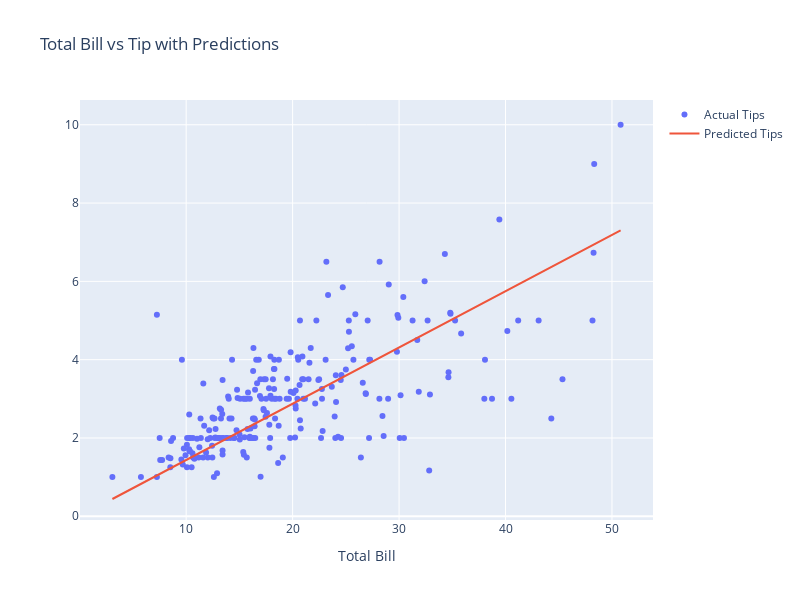

Notebook code for this chart:
### Code cell
fig = go.Figure()
fig.add_trace(go.Scatter(x=data['total_bill'], y=data['tip'],
                    mode='markers',
                    name='Actual Tips'))
fig.add_trace(go.Scatter(x=data['total_bill'], y=data['predictions'],
                    mode='lines', name='Predicted Tips'))
fig.update_layout(title='Total Bill vs Tip with Predictions',
                   xaxis_title='Total Bill')
fig.update_layout(width=800, height=600)
fig.show()

### Figure 1 — Plotly figure (JSON) as saved in the notebook; plotly's stock layout.template omitted (floating-point values rounded to 4 significant figures; data arrays with more than 128 entries replaced by an {"elided": "..."} marker saying what was removed)
{"data": [{"mode": "markers", "name": "Actual Tips", "type": "scatter", "x": {"elided": "244 float values"}, "y": {"elided": "244 float values"}}, {"mode": "lines", "name": "Predicted Tips", "type": "scatter", "x": {"elided": "244 float values"}, "y": {"elided": "244 float values"}}], "layout": {"height": 600, "title": {"text": "Total Bill vs Tip with Predictions"}, "width": 800, "xaxis": {"title": {"text": "Total Bill"}}}}
